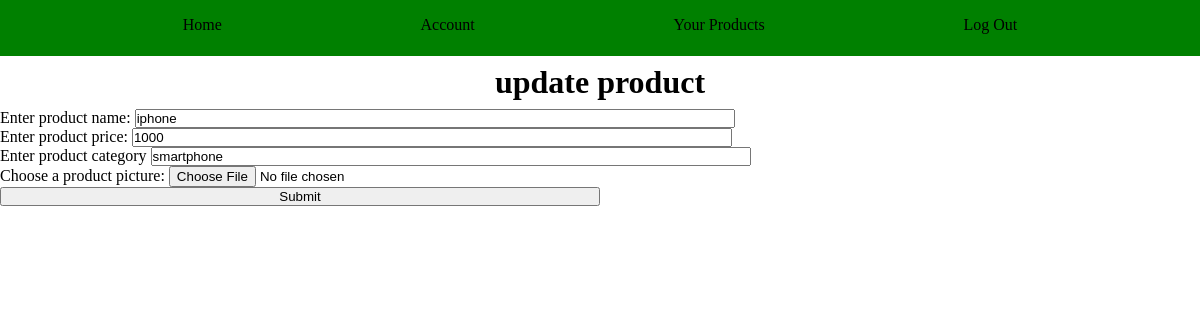
Page /update/2 (signed in) on the earlier database version.
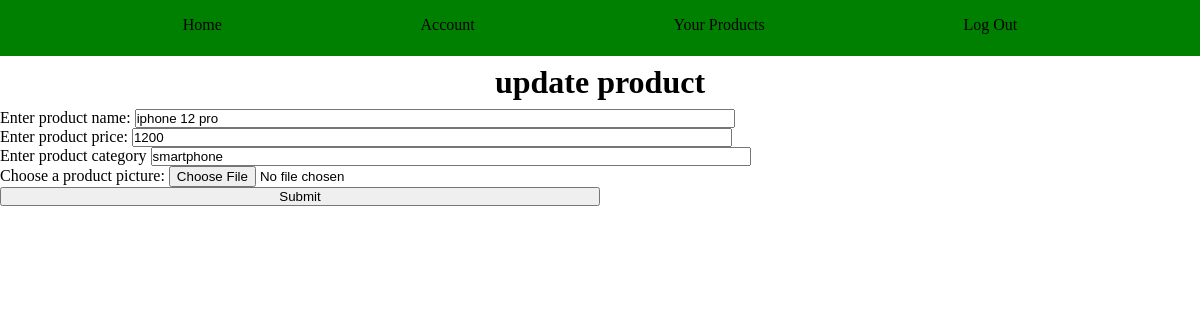
Same page on the later database version.
### models.py (models this page shows)
class Product(db.Model):
    id = db.Column(db.Integer, primary_key=True)
    name = db.Column(db.String(100), index=True, unique=False, nullable=False)
    price = db.Column(db.Integer, index=False, unique=False, nullable=False)
    category = db.Column(db.String(100), index=False, unique=False, nullable=False)
    img_url = db.Column(db.String(300), index=False, unique=True, nullable=False)
    merchant_id = db.Column(db.Integer, db.ForeignKey('merchant.id'))

### main.py (the view, shortened to what this page needs)
@app.route('/update/<int:product_id>', methods=['GET', 'POST'])
@login_required
def update_product(product_id):
    product_to_update = Product.query.filter_by(id=product_id).first()
    return render_template('update_product.html', product=product_to_update)

### main.py (called while the page is built)
@login_manager.user_loader
def load_user(user_id):
    return Merchant.query.get(int(user_id))

### templates/update_product.html (shortened to what this page needs)
{% extends "base.html"%}
{% block main %}
<h1>update product</h1>
<form action="{{ url_for('update_product', product_id=product.id) }}" method="POST" enctype="multipart/form-data">
    <label for="product_name">Enter product name:</label>
    <input type="text"
           id="product_name"
           name="product_name"
           placeholder="Change name"
           value="{{ product.name }}"
           required>
    <br>
    <label for="product_price">Enter product price:</label>
    <input type="number"
           id="product_price"
           name="product_price"
           placeholder="Change Price"
           value="{{ product.price }}"
           required>
    <br>
    <label for="product_category">Enter product category</label>
    <input type="text"
           id="product_category"
           name="product_category"
           placeholder="Change Category"
           value="{{ product.category }}"
           required>
    <br>
    <label for="product_img">Choose a product picture:</label>
    <input type="file"
           id="product_img"
           name="product_img"
           accept="image/png, image/jpeg" />
    <input type="submit">
</form>
{% endblock %}

### templates/base.html (shortened to what this page needs)
<!DOCTYPE html>
<html lang="en">
<head>
    <link rel="stylesheet" href="../static/styles.css">
</head>
<body>
    <nav id="nav" class="nav">
        <ul class="row">
            <li><a href="{{ url_for('main') }}">Home</a></li>
            {% if current_user.is_authenticated %}
            <li><a href="{{ url_for('account') }}">Account</a></li>
            <li><a href="{{ url_for('view_products') }}">Your Products</a></li>
            <li><a href="{{ url_for('logout') }}">Log Out</a></li>
            {% endif %}
        </ul>
    </nav>
    {% block main %}{% endblock %}
</body>
</html>

### static/styles.css (style rules this page uses)
* { margin: 0; padding: 0; box-sizing: border-box; }
li { list-style: none; margin: 2vh; }
a { text-decoration: none; }
h1, h2, h3, h4, p { text-align: center; margin: 1vh; }
input { width: 50%; height: 50%; }
.row { display: flex; flex-flow: row wrap; justify-content: space-evenly; align-items: center; }
#nav { background-color: green; width: 100%; height: 7vh; color: white; }
#nav ul li a { color: black; }

Differences in the rows shown:
changed Product "smartphone": product_name "iphone" → "iphone 12 pro"; product_price "1000" → "1200"
